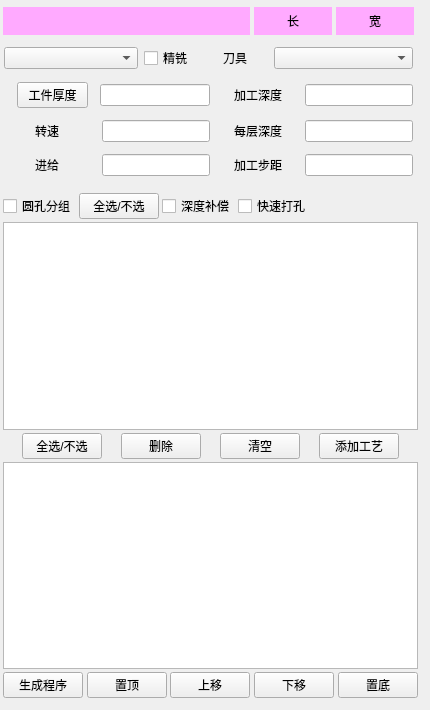
         <widget class="QWidget" name="page_8">
          <widget class="QWidget" name="greatW" native="true">
           <property name="geometry">
            <rect>
             <x>0</x>
             <y>0</y>
             <width>421</width>
             <height>701</height>
            </rect>
           </property>
           <property name="sizePolicy">
            <sizepolicy hsizetype="Expanding" vsizetype="Maximum">
             <horstretch>0</horstretch>
             <verstretch>0</verstretch>
            </sizepolicy>
           </property>
           <layout class="QVBoxLayout" name="verticalLayout_9">
            <property name="spacing">
             <number>3</number>
            </property>
            <property name="leftMargin">
             <number>3</number>
            </property>
            <property name="topMargin">
             <number>3</number>
            </property>
            <property name="rightMargin">
             <number>3</number>
            </property>
            <property name="bottomMargin">
             <number>3</number>
            </property>
            <item>
             <layout class="QHBoxLayout" name="horizontalLayout">
              <property name="spacing">
               <number>4</number>
              </property>
              <property name="leftMargin">
               <number>0</number>
              </property>
              <property name="topMargin">
               <number>4</number>
              </property>
              <property name="rightMargin">
               <number>4</number>
              </property>
              <property name="bottomMargin">
               <number>4</number>
              </property>
              <item>
               <widget class="QLabel" name="label_6">
                <property name="styleSheet">
                 <string notr="true">background-color: rgb(255, 170, 255);</string>
                </property>
                <property name="text">
                 <string/>
                </property>
                <property name="alignment">
                 <set>Qt::AlignCenter</set>
                </property>
               </widget>
              </item>
              <item>
               <widget class="QLabel" name="chang">
                <property name="minimumSize">
                 <size>
                  <width>61</width>
                  <height>28</height>
                 </size>
                </property>
                <property name="maximumSize">
                 <size>
                  <width>78</width>
                  <height>28</height>
                 </size>
                </property>
                <property name="styleSheet">
                 <string notr="true">background-color: rgb(255, 170, 255);</string>
                </property>
                <property name="text">
                 <string>长</string>
                </property>
                <property name="alignment">
                 <set>Qt::AlignCenter</set>
                </property>
               </widget>
              </item>
              <item>
               <widget class="QLabel" name="kuang">
                <property name="minimumSize">
                 <size>
                  <width>61</width>
                  <height>28</height>
                 </size>
                </property>
                <property name="maximumSize">
                 <size>
                  <width>78</width>
                  <height>28</height>
                 </size>
                </property>
                <property name="styleSheet">
                 <string notr="true">background-color: rgb(255, 170, 255);</string>
                </property>
                <property name="text">
                 <string>宽</string>
                </property>
                <property name="alignment">
                 <set>Qt::AlignCenter</set>
                </property>
               </widget>
              </item>
             </layout>
            </item>
            <item>
             <layout class="QHBoxLayout" name="horizontalLayout_40"/>
            </item>
            <item>
             <layout class="QGridLayout" name="gridLayout_2">
              <property name="leftMargin">
               <number>0</number>
              </property>
              <property name="topMargin">
               <number>4</number>
              </property>
              <property name="rightMargin">
               <number>4</number>
              </property>
              <property name="bottomMargin">
               <number>14</number>
              </property>
              <property name="spacing">
               <number>12</number>
              </property>
              <item row="1" column="0">
               <layout class="QHBoxLayout" name="horizontalLayout_45"/>
              </item>
              <item row="4" column="0">
               <layout class="QHBoxLayout" name="horizontalLayout_38">
                <item>
                 <widget class="QLabel" name="label_29">
                  <property name="styleSheet">
                   <string notr="true">color: rgb(0, 0, 0);
font: 75  15pt &quot;Arial&quot;;</string>
                  </property>
                  <property name="text">
                   <string>转速</string>
                  </property>
                  <property name="alignment">
                   <set>Qt::AlignCenter</set>
                  </property>
                 </widget>
                </item>
                <item>
                 <widget class="QLineEdit" name="lineEdit_8">
                  <property name="sizePolicy">
                   <sizepolicy hsizetype="Maximum" vsizetype="Fixed">
                    <horstretch>0</horstretch>
                    <verstretch>0</verstretch>
                   </sizepolicy>
                  </property>
                  <property name="maximumSize">
                   <size>
                    <width>110</width>
                    <height>16777215</height>
                   </size>
                  </property>
                 </widget>
                </item>
               </layout>
              </item>
              <item row="3" column="1">
               <layout class="QHBoxLayout" name="horizontalLayout_37">
                <item>
                 <widget class="QLabel" name="label_28">
                  <property name="styleSheet">
                   <string notr="true">color: rgb(0, 0, 0);
font: 75  15pt &quot;Arial&quot;;</string>
                  </property>
                  <property name="text">
                   <string>加工深度</string>
                  </property>
                  <property name="alignment">
                   <set>Qt::AlignCenter</set>
                  </property>
                 </widget>
                </item>
                <item>
                 <widget class="QLineEdit" name="lineEdit_7">
                  <property name="sizePolicy">
                   <sizepolicy hsizetype="Maximum" vsizetype="Fixed">
                    <horstretch>0</horstretch>
                    <verstretch>0</verstretch>
                   </sizepolicy>
                  </property>
                  <property name="minimumSize">
                   <size>
                    <width>30</width>
                    <height>0</height>
                   </size>
                  </property>
                  <property name="maximumSize">
                   <size>
                    <width>110</width>
                    <height>16777215</height>
                   </size>
                  </property>
                 </widget>
                </item>
               </layout>
              </item>
              <item row="4" column="1">
               <layout class="QHBoxLayout" name="horizontalLayout_39">
                <item>
                 <widget class="QLabel" name="label_30">
                  <property name="styleSheet">
                   <string notr="true">color: rgb(0, 0, 0);
font: 75  15pt &quot;Arial&quot;;</string>
                  </property>
                  <property name="text">
                   <string>每层深度</string>
                  </property>
                  <property name="alignment">
                   <set>Qt::AlignCenter</set>
                  </property>
                 </widget>
                </item>
                <item>
                 <widget class="QLineEdit" name="lineEdit_9">
                  <property name="sizePolicy">
                   <sizepolicy hsizetype="Maximum" vsizetype="Fixed">
                    <horstretch>0</horstretch>
                    <verstretch>0</verstretch>
                   </sizepolicy>
                  </property>
                  <property name="maximumSize">
                   <size>
                    <width>110</width>
                    <height>16777215</height>
                   </size>
                  </property>
                 </widget>
                </item>
               </layout>
              </item>
              <item row="5" column="1">
               <layout class="QHBoxLayout" name="horizontalLayout_47">
                <item>
                 <widget class="QLabel" name="label_32">
                  <property name="styleSheet">
                   <string notr="true">color: rgb(0, 0, 0);
font: 75  15pt &quot;Arial&quot;;</string>
                  </property>
                  <property name="text">
                   <string>加工步距</string>
                  </property>
                  <property name="alignment">
                   <set>Qt::AlignCenter</set>
                  </property>
                 </widget>
                </item>
                <item>
                 <widget class="QLineEdit" name="lineEdit_11">
                  <property name="sizePolicy">
                   <sizepolicy hsizetype="Maximum" vsizetype="Fixed">
                    <horstretch>0</horstretch>
                    <verstretch>0</verstretch>
                   </sizepolicy>
                  </property>
                  <property name="maximumSize">
                   <size>
                    <width>110</width>
                    <height>16777215</height>
                   </size>
                  </property>
                 </widget>
                </item>
               </layout>
              </item>
              <item row="0" column="1">
               <layout class="QHBoxLayout" name="horizontalLayout_36">
                <property name="spacing">
                 <number>6</number>
                </property>
                <property name="leftMargin">
                 <number>0</number>
                </property>
                <item>
                 <widget class="QLabel" name="label">
                  <property name="minimumSize">
                   <size>
                    <width>45</width>
                    <height>0</height>
                   </size>
                  </property>
                  <property name="maximumSize">
                   <size>
                    <width>44</width>
                    <height>16777215</height>
                   </size>
                  </property>
                  <property name="styleSheet">
                   <string notr="true">color: rgb(0, 0, 0);
font: 75  15pt &quot;Arial&quot;;</string>
                  </property>
                  <property name="text">
                   <string>刀具</string>
                  </property>
                  <property name="alignment">
                   <set>Qt::AlignLeading|Qt::AlignLeft|Qt::AlignVCenter</set>
                  </property>
                 </widget>
                </item>
                <item>
                 <widget class="QComboBox" name="comboBox_3">
                  <property name="maximumSize">
                   <size>
                    <width>140</width>
                    <height>16777215</height>
                   </size>
                  </property>
                 </widget>
                </item>
               </layout>
              </item>
              <item row="1" column="1">
               <layout class="QHBoxLayout" name="horizontalLayout_48">
                <property name="spacing">
                 <number>6</number>
                </property>
                <property name="leftMargin">
                 <number>0</number>
                </property>
               </layout>
              </item>
              <item row="5" column="0">
               <layout class="QHBoxLayout" name="horizontalLayout_46">
                <item>
                 <widget class="QLabel" name="label_31">
                  <property name="styleSheet">
                   <string notr="true">color: rgb(0, 0, 0);
font: 75  15pt &quot;Arial&quot;;</string>
                  </property>
                  <property name="text">
                   <string>进给</string>
                  </property>
                  <property name="alignment">
                   <set>Qt::AlignCenter</set>
                  </property>
                 </widget>
                </item>
                <item>
                 <widget class="QLineEdit" name="lineEdit_10">
                  <property name="sizePolicy">
                   <sizepolicy hsizetype="Maximum" vsizetype="Fixed">
                    <horstretch>0</horstretch>
                    <verstretch>0</verstretch>
                   </sizepolicy>
                  </property>
                  <property name="maximumSize">
                   <size>
                    <width>110</width>
                    <height>16777215</height>
                   </size>
                  </property>
                 </widget>
                </item>
               </layout>
              </item>
              <item row="3" column="0">
               <layout class="QHBoxLayout" name="horizontalLayout_42">
                <property name="leftMargin">
                 <number>13</number>
                </property>
                <item>
                 <widget class="QPushButton" name="pushButton_3">
                  <property name="maximumSize">
                   <size>
                    <width>71</width>
                    <height>16777215</height>
                   </size>
                  </property>
                  <property name="styleSheet">
                   <string notr="true">color: rgb(0, 0, 0);
font: 75  13pt &quot;Arial&quot;;</string>
                  </property>
                  <property name="text">
                   <string>工件厚度</string>
                  </property>
                 </widget>
                </item>
                <item>
                 <widget class="QLineEdit" name="lineEdit_3">
                  <property name="maximumSize">
                   <size>
                    <width>110</width>
                    <height>16777215</height>
                   </size>
                  </property>
                 </widget>
                </item>
               </layout>
              </item>
              <item row="0" column="0">
               <layout class="QHBoxLayout" name="horizontalLayout_43">
                <property name="spacing">
                 <number>6</number>
                </property>
                <item>
                 <widget class="QComboBox" name="comboBox_4">
                  <property name="maximumSize">
                   <size>
                    <width>150</width>
                    <height>16777215</height>
                   </size>
                  </property>
                  <property name="layoutDirection">
                   <enum>Qt::LeftToRight</enum>
                  </property>
                  <property name="styleSheet">
                   <string notr="true">font: 87 14pt &quot;Arial Black&quot;;</string>
                  </property>
                  <property name="placeholderText">
                   <string/>
                  </property>
                 </widget>
                </item>
                <item>
                 <widget class="QCheckBox" name="checkBox_12">
                  <property name="maximumSize">
                   <size>
                    <width>66</width>
                    <height>16777215</height>
                   </size>
                  </property>
                  <property name="styleSheet">
                   <string notr="true">font: 15pt &quot;Arial&quot;;</string>
                  </property>
                  <property name="text">
                   <string>精铣</string>
                  </property>
                 </widget>
                </item>
               </layout>
              </item>
             </layout>
            </item>
            <item>
             <layout class="QHBoxLayout" name="horizontalLayout_31">
              <item>
               <widget class="QCheckBox" name="checkBox_13">
                <property name="text">
                 <string>圆孔分组</string>
                </property>
               </widget>
              </item>
              <item>
               <widget class="QPushButton" name="pushButton_11">
                <property name="maximumSize">
                 <size>
                  <width>88</width>
                  <height>16777215</height>
                 </size>
                </property>
                <property name="text">
                 <string>全选/不选</string>
                </property>
               </widget>
              </item>
              <item>
               <widget class="QCheckBox" name="checkBox_10">
                <property name="text">
                 <string>深度补偿</string>
                </property>
               </widget>
              </item>
              <item>
               <widget class="QCheckBox" name="checkBox_11">
                <property name="text">
                 <string>快速打孔</string>
                </property>
               </widget>
              </item>
              <item>
               <spacer name="horizontalSpacer_4">
                <property name="orientation">
                 <enum>Qt::Horizontal</enum>
                </property>
                <property name="sizeHint" stdset="0">
                 <size>
                  <width>40</width>
                  <height>20</height>
                 </size>
                </property>
               </spacer>
              </item>
             </layout>
            </item>
            <item>
             <widget class="QTableView" name="tableView"/>
            </item>
            <item>
             <layout class="QHBoxLayout" name="horizontalLayout_4">
              <property name="spacing">
               <number>0</number>
              </property>
              <item>
               <spacer name="horizontalSpacer_5">
                <property name="orientation">
                 <enum>Qt::Horizontal</enum>
                </property>
                <property name="sizeHint" stdset="0">
                 <size>
                  <width>40</width>
                  <height>20</height>
                 </size>
                </property>
               </spacer>
              </item>
              <item>
               <widget class="QPushButton" name="pushButton_16">
                <property name="text">
                 <string>全选/不选</string>
                </property>
               </widget>
              </item>
              <item>
               <spacer name="horizontalSpacer_12">
                <property name="orientation">
                 <enum>Qt::Horizontal</enum>
                </property>
                <property name="sizeHint" stdset="0">
                 <size>
                  <width>40</width>
                  <height>20</height>
                 </size>
                </property>
               </spacer>
              </item>
              <item>
               <widget class="QPushButton" name="pushButton_10">
                <property name="text">
                 <string>删除</string>
                </property>
               </widget>
              </item>
              <item>
               <spacer name="horizontalSpacer_13">
                <property name="orientation">
                 <enum>Qt::Horizontal</enum>
                </property>
                <property name="sizeHint" stdset="0">
                 <size>
                  <width>40</width>
                  <height>20</height>
                 </size>
                </property>
               </spacer>
              </item>
              <item>
               <widget class="QPushButton" name="pushButton_9">
                <property name="text">
                 <string>清空</string>
                </property>
               </widget>
              </item>
              <item>
               <spacer name="horizontalSpacer_14">
                <property name="orientation">
                 <enum>Qt::Horizontal</enum>
                </property>
                <property name="sizeHint" stdset="0">
                 <size>
                  <width>40</width>
                  <height>20</height>
                 </size>
                </property>
               </spacer>
              </item>
              <item>
               <widget class="QPushButton" name="pushButton_8">
                <property name="text">
                 <string>添加工艺</string>
                </property>
               </widget>
              </item>
              <item>
               <spacer name="horizontalSpacer_15">
                <property name="orientation">
                 <enum>Qt::Horizontal</enum>
                </property>
                <property name="sizeHint" stdset="0">
                 <size>
                  <width>40</width>
                  <height>20</height>
                 </size>
                </property>
               </spacer>
              </item>
             </layout>
            </item>
            <item>
             <widget class="QTableView" name="tableView_3">
              <property name="sizePolicy">
               <sizepolicy hsizetype="Expanding" vsizetype="Expanding">
                <horstretch>0</horstretch>
                <verstretch>0</verstretch>
               </sizepolicy>
              </property>
              <property name="minimumSize">
               <size>
                <width>0</width>
                <height>0</height>
               </size>
              </property>
             </widget>
            </item>
            <item>
             <layout class="QHBoxLayout" name="horizontalLayout_41">
              <item>
               <widget class="QPushButton" name="pushButton_kkk">
                <property name="text">
                 <string>生成程序</string>
                </property>
               </widget>
              </item>
              <item>
               <spacer name="horizontalSpacer_19">
                <property name="orientation">
                 <enum>Qt::Horizontal</enum>
                </property>
                <property name="sizeHint" stdset="0">
                 <size>
                  <width>40</width>
                  <height>20</height>
                 </size>
                </property>
               </spacer>
              </item>
              <item>
               <widget class="QPushButton" name="pushButton_6">
                <property name="text">
                 <string>置顶</string>
                </property>
               </widget>
              </item>
              <item>
               <spacer name="horizontalSpacer_6">
                <property name="orientation">
                 <enum>Qt::Horizontal</enum>
                </property>
                <property name="sizeHint" stdset="0">
                 <size>
                  <width>40</width>
                  <height>20</height>
                 </size>
                </property>
               </spacer>
              </item>
              <item>
               <widget class="QPushButton" name="pushButton_29">
                <property name="text">
                 <string>上移</string>
                </property>
               </widget>
              </item>
              <item>
               <spacer name="horizontalSpacer_8">
                <property name="orientation">
                 <enum>Qt::Horizontal</enum>
                </property>
                <property name="sizeHint" stdset="0">
                 <size>
                  <width>40</width>
                  <height>20</height>
                 </size>
                </property>
               </spacer>
              </item>
              <item>
               <widget class="QPushButton" name="pushButton_36">
                <property name="text">
                 <string>下移</string>
                </property>
               </widget>
              </item>
              <item>
               <spacer name="horizontalSpacer_10">
                <property name="orientation">
                 <enum>Qt::Horizontal</enum>
                </property>
                <property name="sizeHint" stdset="0">
                 <size>
                  <width>40</width>
                  <height>20</height>
                 </size>
                </property>
               </spacer>
              </item>
              <item>
               <widget class="QPushButton" name="pushButton_7">
                <property name="text">
                 <string>置底</string>
                </property>
               </widget>
              </item>
             </layout>
            </item>
           </layout>
          </widget>
         </widget>
